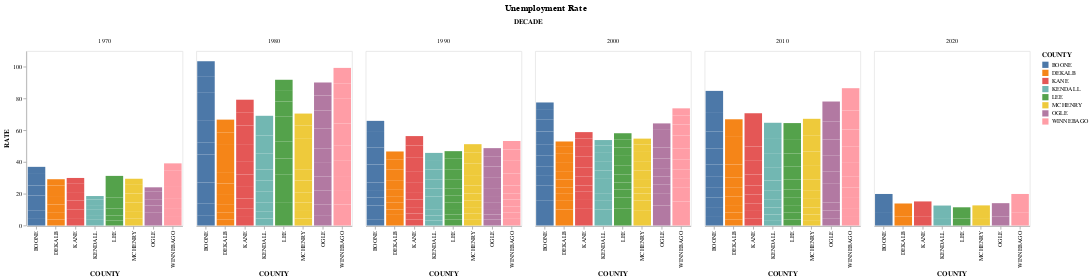

Write notebook code for a chart like this one.
### Code cell
chart=alt.Chart(df_county).mark_bar().encode(
    column='DECADE',
    x=alt.X('COUNTY', axis=alt.Axis(grid=False)),
    y=alt.Y('RATE', axis=alt.Axis(grid=False)),
    color='COUNTY'
).properties(
    width=250, height=280
).properties(
    title='Unemployment Rate'
)

chart = chart.configure_title(fontSize=15, offset=10, orient='top', anchor='middle')
chart

### Figure 1 — Vega-Lite specification as saved in the notebook (floating-point values rounded to 4 significant figures; data arrays with more than 128 entries replaced by an {"elided": "..."} marker saying what was removed)
{"config": {"view": {"continuousWidth": 400, "continuousHeight": 300}, "title": {"anchor": "middle", "fontSize": 15, "offset": 10, "orient": "top"}}, "data": {"name": "data-960be2af441a1dcea5922ba20a864564"}, "mark": "bar", "encoding": {"color": {"field": "COUNTY", "type": "nominal"}, "column": {"field": "DECADE", "type": "quantitative"}, "x": {"axis": {"grid": false}, "field": "COUNTY", "type": "nominal"}, "y": {"axis": {"grid": false}, "field": "RATE", "type": "quantitative"}}, "height": 280, "title": "Unemployment Rate", "width": 250, "$schema": "https://vega.github.io/schema/vega-lite/v4.17.0.json", "datasets": {"data-960be2af441a1dcea5922ba20a864564": {"elided": "384 records"}}}
